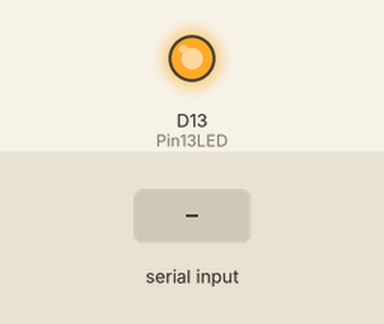
This sketch was run on a simulated Arduino Zero (SAMD21). Parts: output pins drawn as LEDs (lit = HIGH). The inputs (shaded band) are chosen by the test bench. Pins used as bus, display or sensor lines are not drawn; what the sketch prints to the serial monitor is not drawn.

Above: at 1.2 s.
1.3 s: byte 30 received over Serial
Timing chart, 0 to 4.3 s (numbered marks = the images above; inputs shaded):
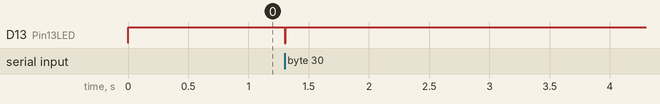

Measured:
- after the input at 1.3 s, D13 (Pin13LED): HIGH → LOW at once, → HIGH 0.01 s later

The sketch:

Master.ino
```cpp
/* YourDuino SoftwareSerialExample1
   - Connect to another Arduino running "YD_SoftwareSerialExampleRS485_1Remote"
   - Connect this unit Pins 10, 11, Gnd
   - Pin 3 used for RS485 direction control
   - To other unit Pins 11,10, Gnd  (Cross over)
   - Open Serial Monitor, type in top window.
   - Should see same characters echoed back from remote Arduino

   Questions: terry@yourduino.com
*/

/*-----( Import needed libraries )-----*/
//#include <SoftwareSerial.h>
#include <Arduino.h>
#include "wiring_private.h"
/*-----( Declare Constants and Pin Numbers )-----*/
//#define SSerialRX        10 //10 //Serial Receive pin
//#define SSerialTX        13  //11 //Serial Transmit pin

#define SSerialTxControl 12 //3   //RS485 Direction control
//#define SSerialTxControlRe 13 //tambahan buat RE/ yang dijumper di sample

#define RS485Transmit    HIGH
#define RS485Receive     LOW

#define Pin13LED         13

/*-----( Declare objects )-----*/
//SoftwareSerial RS485Serial(SSerialRX, SSerialTX); // RX, TX

/*-----( Declare Variables )-----*/
int byteReceived;
int byteSend;

int udahKirim;

Uart Serial2 (&sercom1, 11, 10, SERCOM_RX_PAD_0, UART_TX_PAD_2);

void SERCOM1_Handler()
{
  Serial2.IrqHandler();
}

void setup()   /****** SETUP: RUNS ONCE ******/
{
  // Start the built-in serial port, probably to Serial Monitor
  Serial1.begin(9600);

  pinPeripheral(10, PIO_SERCOM);
  pinPeripheral(11, PIO_SERCOM);

  Serial.println("YourDuino.com SoftwareSerial remote loop example");
  Serial.println("Use Serial Monitor, type in upper window, ENTER");

  pinMode(Pin13LED, OUTPUT);
  pinMode(SSerialTxControl, OUTPUT);
  //pinMode(SSerialTxControlRe, OUTPUT);

  digitalWrite(SSerialTxControl, RS485Receive);  // Init Transceiver
  //digitalWrite(SSerialTxControlRe, RS485Receive);  // Init Transceiver

  // Start the software serial port, to another device
  //RS485Serial.begin(4800);   // set the data rate
  Serial2.begin(4800);

}//--(end setup )---


void loop()   /****** LOOP: RUNS CONSTANTLY ******/
{
  digitalWrite(Pin13LED, HIGH);  // Show activity
  if (Serial.available())
  {
    byteReceived = Serial.read();

    digitalWrite(SSerialTxControl, RS485Transmit);  // Enable RS485 Transmit
    //digitalWrite(SSerialTxControlRe, RS485Transmit);  // Enable RS485 Transmit
    //RS485Serial.write(byteReceived);          // Send byte to Remote Arduino
    Serial2.write(byteReceived);          // Send byte to Remote Arduino

    digitalWrite(Pin13LED, LOW);  // Show activity
    delay(10);
    digitalWrite(SSerialTxControl, RS485Receive);  // Disable RS485 Transmit
    //digitalWrite(SSerialTxControlRe, RS485Receive);  // Disable RS485 Transmit
  }

  if (Serial2.available())  //Look for data from other Arduino
   {
    digitalWrite(Pin13LED, HIGH);  // Show activity
    byteReceived = Serial2.read();    // Read received byte
    Serial.write(byteReceived);        // Show on Serial Monitor
    delay(10);
    digitalWrite(Pin13LED, LOW);  // Show activity
   }

}//--(end main loop )---

/*-----( Declare User-written Functions )-----*/

//NONE
//*********( THE END )***********
```
